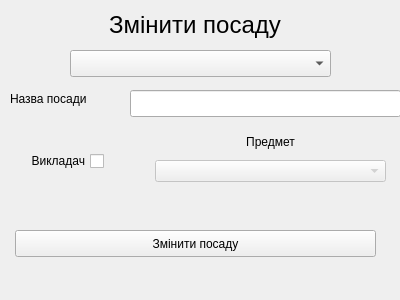
<?xml version="1.0" encoding="UTF-8"?>
<ui version="4.0">
 <class>change_job</class>
 <widget class="QWidget" name="change_job">
  <property name="geometry">
   <rect>
    <x>0</x>
    <y>0</y>
    <width>400</width>
    <height>300</height>
   </rect>
  </property>
  <property name="windowTitle">
   <string>Form</string>
  </property>
  <widget class="QLineEdit" name="position_name_edit">
   <property name="geometry">
    <rect>
     <x>130</x>
     <y>90</y>
     <width>271</width>
     <height>27</height>
    </rect>
   </property>
   <property name="minimumSize">
    <size>
     <width>0</width>
     <height>0</height>
    </size>
   </property>
  </widget>
  <widget class="QLabel" name="position_name_label">
   <property name="geometry">
    <rect>
     <x>10</x>
     <y>90</y>
     <width>96</width>
     <height>17</height>
    </rect>
   </property>
   <property name="text">
    <string>Назва посади</string>
   </property>
  </widget>
  <widget class="QPushButton" name="submit_position_button">
   <property name="geometry">
    <rect>
     <x>15</x>
     <y>230</y>
     <width>361</width>
     <height>27</height>
    </rect>
   </property>
   <property name="text">
    <string>Змінити посаду</string>
   </property>
  </widget>
  <widget class="QCheckBox" name="is_teacher_checkbox">
   <property name="geometry">
    <rect>
     <x>5</x>
     <y>150</y>
     <width>99</width>
     <height>22</height>
    </rect>
   </property>
   <property name="layoutDirection">
    <enum>Qt::RightToLeft</enum>
   </property>
   <property name="text">
    <string>Викладач</string>
   </property>
   <property name="autoExclusive">
    <bool>false</bool>
   </property>
   <property name="tristate">
    <bool>false</bool>
   </property>
  </widget>
  <widget class="QWidget" name="layoutWidget">
   <property name="geometry">
    <rect>
     <x>155</x>
     <y>130</y>
     <width>231</width>
     <height>52</height>
    </rect>
   </property>
   <layout class="QVBoxLayout" name="verticalLayout">
    <item>
     <widget class="QLabel" name="subject_label">
      <property name="layoutDirection">
       <enum>Qt::RightToLeft</enum>
      </property>
      <property name="text">
       <string>Предмет</string>
      </property>
      <property name="alignment">
       <set>Qt::AlignCenter</set>
      </property>
     </widget>
    </item>
    <item>
     <widget class="QComboBox" name="subject_picker">
      <property name="enabled">
       <bool>false</bool>
      </property>
      <property name="minimumSize">
       <size>
        <width>0</width>
        <height>0</height>
       </size>
      </property>
     </widget>
    </item>
   </layout>
  </widget>
  <widget class="QLabel" name="new_job_label">
   <property name="geometry">
    <rect>
     <x>70</x>
     <y>10</y>
     <width>250</width>
     <height>30</height>
    </rect>
   </property>
   <property name="font">
    <font>
     <pointsize>18</pointsize>
    </font>
   </property>
   <property name="text">
    <string>Змінити посаду</string>
   </property>
   <property name="alignment">
    <set>Qt::AlignCenter</set>
   </property>
  </widget>
  <widget class="QComboBox" name="pick_position_combobox">
   <property name="geometry">
    <rect>
     <x>70</x>
     <y>50</y>
     <width>261</width>
     <height>27</height>
    </rect>
   </property>
  </widget>
 </widget>
 <resources/>
 <connections/>
</ui>
